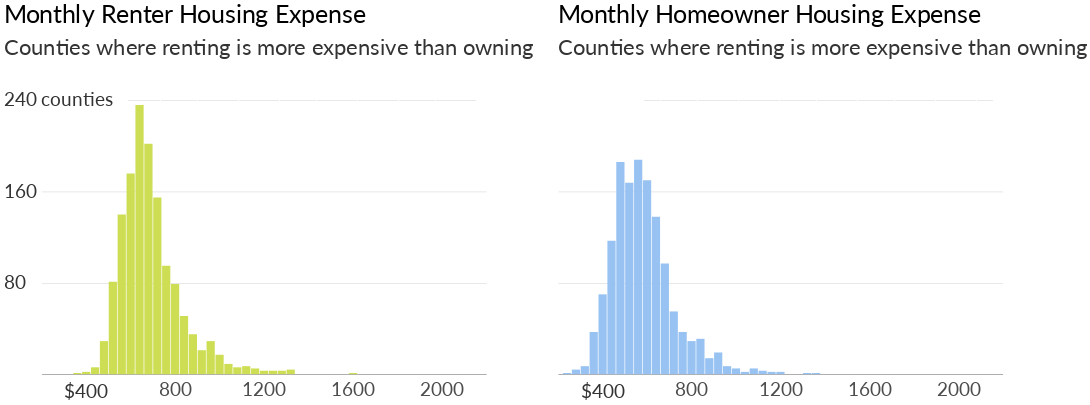

Notebook cell for this chart:
### Code cell
renter_owner_hous_exp_charts1

### Figure 1 — Vega-Lite specification as saved in the notebook (floating-point values rounded to 4 significant figures)
{"width": 600, "height": 400, "background": "white", "config": {"title": {"fontWeight": "normal", "fontSize": 36, "anchor": "start", "font": "Lato", "offset": 5}, "axisX": {"grid": false, "labelFont": "Lato", "labelFontSize": 16, "labelAngle": 0, "labelPadding": 10, "ticks": false, "tickSize": 5, "title": null, "titleFont": "Lato", "titleFontSize": 16, "titleFontWeight": "normal", "titleY": 30, "titleX": 280}, "axisY": {"grid": true, "gridOpacity": 1, "labelFont": "Lato", "labelFontSize": 16, "labelLimit": 100, "labelAlign": "left", "labelPadding": 20, "ticks": false, "title": null, "titleFont": "Lato", "titleFontWeight": "normal", "titleFontSize": 16, "titleAlign": "left", "titleAngle": 0, "titleY": -20, "titleX": -20, "domainWidth": 0}, "view": {"strokeOpacity": 0}}, "hconcat": [{"layer": [{"data": {"name": "data-c4768ee5e94115f588d5453328b044bf"}, "mark": {"type": "text", "dx": 20, "dy": -4, "fontSize": 11.5, "fontWeight": "bold", "opacity": 0.09}, "encoding": {"text": {"type": "nominal", "field": "text"}, "x": {"type": "quantitative", "field": "x", "scale": {"domain": [300, 1000]}}, "y": {"type": "quantitative", "field": "y"}}}, {"data": {"name": "data-79e3c1bf62d821641a063b2d78419e43"}, "mark": {"type": "bar", "color": "#cede54", "size": 12}, "encoding": {"x": {"type": "quantitative", "axis": {"format": "a", "labelFontSize": 28, "labelOpacity": 0.7, "titleFontWeight": "bold", "titleOpacity": 0.8, "titleY": 35, "values": [800, 1200, 1600, 2000]}, "field": "Bin", "scale": {"domain": [400, 2000]}, "title": ""}, "y": {"type": "quantitative", "axis": {"labelFontSize": 28, "labelOpacity": 0.8, "labelPadding": 55, "titleFontSize": 32, "titleOpacity": 0.8, "titleX": -55, "titleY": 40, "values": [80, 160]}, "field": "Count", "scale": {"domain": [0, 300]}, "title": "Counties where renting is more expensive than owning"}}, "title": "Monthly Renter Housing Expense"}, {"data": {"name": "data-b82407ff56bf3e563eb8b27ba0c29967"}, "mark": {"type": "text", "dx": 0, "dy": 26.5, "font": "lato", "fontSize": 28, "opacity": 0.8}, "encoding": {"text": {"type": "nominal", "field": "text"}, "x": {"type": "quantitative", "field": "x"}, "y": {"type": "quantitative", "field": "y"}}}, {"data": {"name": "data-bb3824c93b106eaeae888c69f500d9fc"}, "mark": {"type": "text", "dx": 0, "dy": 0, "font": "lato", "fontSize": 28, "opacity": 0.8}, "encoding": {"text": {"type": "nominal", "field": "text"}, "x": {"type": "quantitative", "field": "x"}, "y": {"type": "quantitative", "field": "y"}}}, {"data": {"name": "data-49d4aa12e7c63890045fa604713c97c3"}, "mark": {"type": "rule", "opacity": 0, "size": 3}, "encoding": {"x": {"type": "quantitative", "field": "x"}, "y": {"type": "quantitative", "field": "y"}, "y2": {"field": "text"}}}], "height": 500, "width": 650}, {"layer": [{"data": {"name": "data-c4768ee5e94115f588d5453328b044bf"}, "mark": {"type": "text", "dx": 20, "dy": -4, "fontSize": 11.5, "fontWeight": "bold", "opacity": 0.09}, "encoding": {"text": {"type": "nominal", "field": "text"}, "x": {"type": "quantitative", "field": "x", "scale": {"domain": [300, 1000]}}, "y": {"type": "quantitative", "field": "y"}}}, {"data": {"name": "data-bc528808dd810b62f88166c11a68df7f"}, "mark": {"type": "bar", "color": "#97c2f2", "size": 12}, "encoding": {"x": {"type": "quantitative", "axis": {"format": "a", "labelFontSize": 28, "labelOpacity": 0.7, "titleFontWeight": "bold", "titleOpacity": 0.8, "titleY": 35, "values": [800, 1200, 1600, 2000]}, "field": "Bin", "scale": {"domain": [400, 2000]}, "title": ""}, "y": {"type": "quantitative", "axis": {"labelFontSize": 28, "labelOpacity": 0, "labelPadding": 0, "titleFontSize": 32, "titleOpacity": 0.8, "titleX": 0, "titleY": 40, "values": [80, 160]}, "field": "Count", "scale": {"domain": [0, 300]}, "title": "Counties where renting is more expensive than owning"}}, "title": "Monthly Homeowner Housing Expense"}, {"data": {"name": "data-b82407ff56bf3e563eb8b27ba0c29967"}, "mark": {"type": "text", "dx": 0, "dy": 26.5, "font": "lato", "fontSize": 28, "opacity": 0.8}, "encoding": {"text": {"type": "nominal", "field": "text"}, "x": {"type": "quantitative", "field": "x"}, "y": {"type": "quantitative", "field": "y"}}}, {"data": {"name": "data-bb3824c93b106eaeae888c69f500d9fc"}, "mark": {"type": "text", "dx": 500, "dy": 0, "font": "lato", "fontSize": 28, "opacity": 0}, "encoding": {"text": {"type": "nominal", "field": "text"}, "x": {"type": "quantitative", "field": "x"}, "y": {"type": "quantitative", "field": "y"}}}, {"data": {"name": "data-49d4aa12e7c63890045fa604713c97c3"}, "mark": {"type": "rule", "opacity": 0, "size": 3}, "encoding": {"x": {"type": "quantitative", "field": "x"}, "y": {"type": "quantitative", "field": "y"}, "y2": {"field": "text"}}}], "height": 500, "width": 650}], "$schema": "https://vega.github.io/schema/vega-lite/v4.0.0.json", "datasets": {"data-c4768ee5e94115f588d5453328b044bf": [{"x": 1310, "y": 240, "text": "_____________________________________________________________________________________"}], "data-79e3c1bf62d821641a063b2d78419e43": [{"Bin": 960, "Count": 29}, {"Bin": 600, "Count": 176}, {"Bin": 720, "Count": 155}, {"Bin": 680, "Count": 202}, {"Bin": 520, "Count": 81}, {"Bin": 560, "Count": 140}, {"Bin": 800, "Count": 79}, {"Bin": 640, "Count": 236}, {"Bin": 760, "Count": 95}, {"Bin": 840, "Count": 51}, {"Bin": 1000, "Count": 17}, {"Bin": 1320, "Count": 4}, {"Bin": 1280, "Count": 3}, {"Bin": 880, "Count": 35}, {"Bin": 1080, "Count": 6}, {"Bin": 1240, "Count": 3}, {"Bin": 1040, "Count": 9}, {"Bin": 480, "Count": 29}, {"Bin": 1120, "Count": 7}, {"Bin": 920, "Count": 21}, {"Bin": 440, "Count": 6}, {"Bin": 1160, "Count": 5}, {"Bin": 1600, "Count": 1}, {"Bin": 1200, "Count": 3}, {"Bin": 360, "Count": 1}, {"Bin": 400, "Count": 2}], "data-b82407ff56bf3e563eb8b27ba0c29967": [{"x": 400, "y": 0, "text": "$400"}], "data-bb3824c93b106eaeae888c69f500d9fc": [{"x": 275, "y": 240, "text": "240 counties"}], "data-49d4aa12e7c63890045fa604713c97c3": [{"x": 2460, "y": 270, "text": 285}], "data-bc528808dd810b62f88166c11a68df7f": [{"Bin": 880, "Count": 14}, {"Bin": 920, "Count": 19}, {"Bin": 520, "Count": 168}, {"Bin": 600, "Count": 170}, {"Bin": 560, "Count": 188}, {"Bin": 640, "Count": 138}, {"Bin": 480, "Count": 186}, {"Bin": 440, "Count": 117}, {"Bin": 400, "Count": 70}, {"Bin": 720, "Count": 55}, {"Bin": 360, "Count": 37}, {"Bin": 680, "Count": 97}, {"Bin": 840, "Count": 31}, {"Bin": 1120, "Count": 3}, {"Bin": 760, "Count": 37}, {"Bin": 800, "Count": 29}, {"Bin": 240, "Count": 1}, {"Bin": 1080, "Count": 5}, {"Bin": 1000, "Count": 5}, {"Bin": 1320, "Count": 1}, {"Bin": 1040, "Count": 2}, {"Bin": 1200, "Count": 2}, {"Bin": 960, "Count": 7}, {"Bin": 1360, "Count": 1}, {"Bin": 320, "Count": 7}, {"Bin": 280, "Count": 4}, {"Bin": 1160, "Count": 2}]}}
